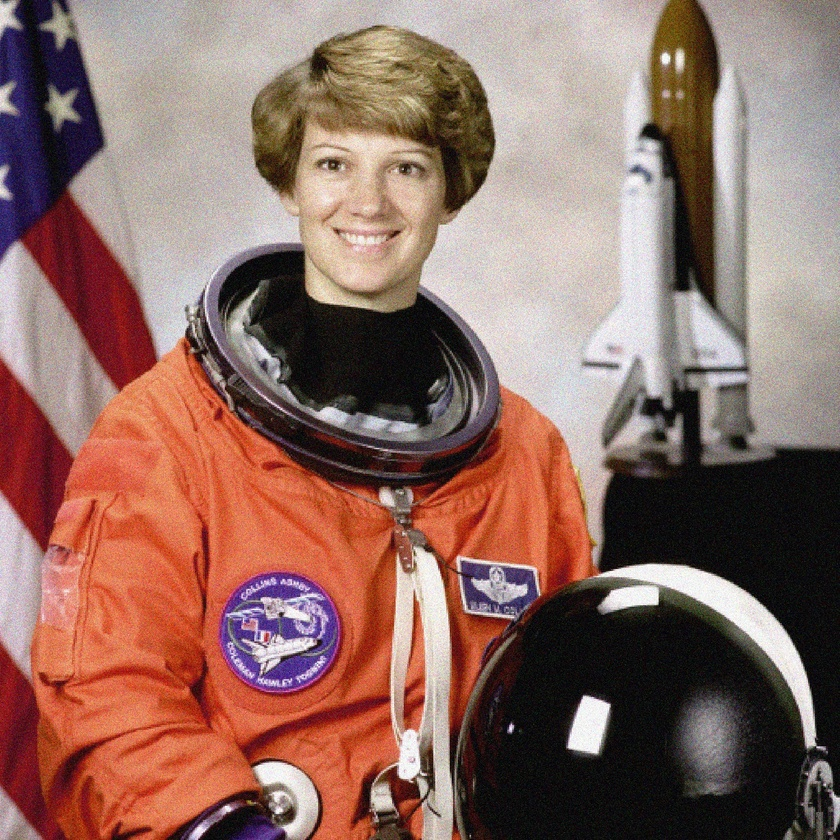
#> input picture html/rsc/src/400_OpenCV (OpenCV 파이썬 강좌)/ch_07_domain/example.jpg, 840 x 840 px, shrunk from 1737 x 1739 before the run
$ jupyter execute '118_가우시언 블러 OpenCV GaussianBlur 예제.ipynb'
#> lines starting #> are read from the running program, lines starting #| are printed output that depends on the picture
[cell 1]
import cv2, numpy as np, matplotlib.pyplot as plt

# 이미지 불러오기
image = cv2.imread('example.jpg', cv2.IMREAD_GRAYSCALE)
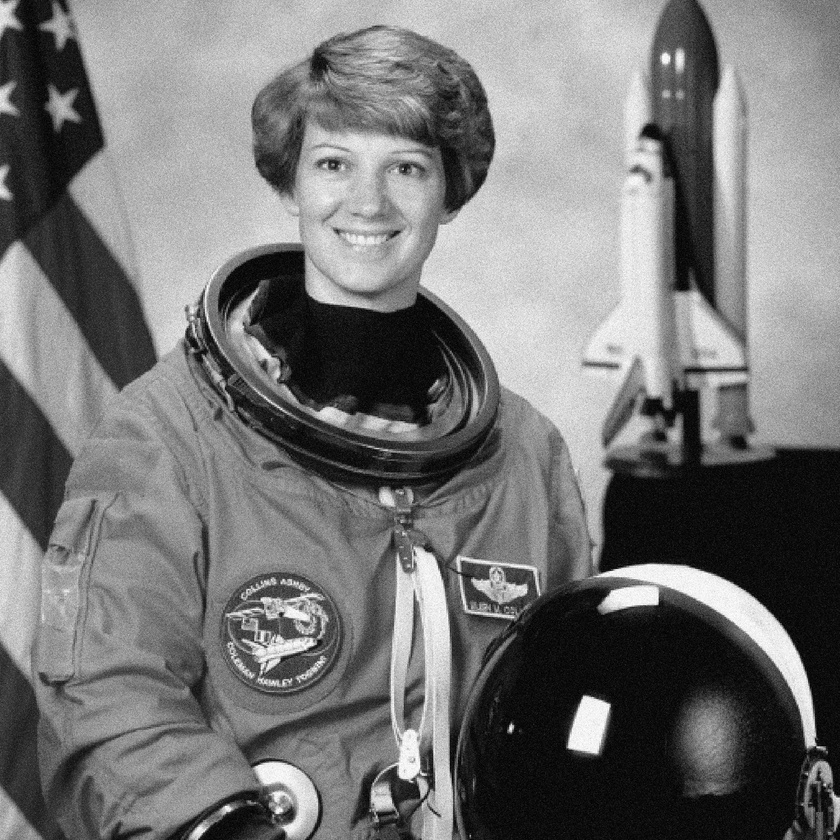
#> image: shape (840, 840); min 0, max 255, mean 117.4

# 3x3 가우시안 블러 적용
ks = kernel_size = 17  # 가우시안 커널 사이즈
sigma = ks/3  # 표준편차 결정
blurred_image = cv2.GaussianBlur(image, (ks, ks), sigma)
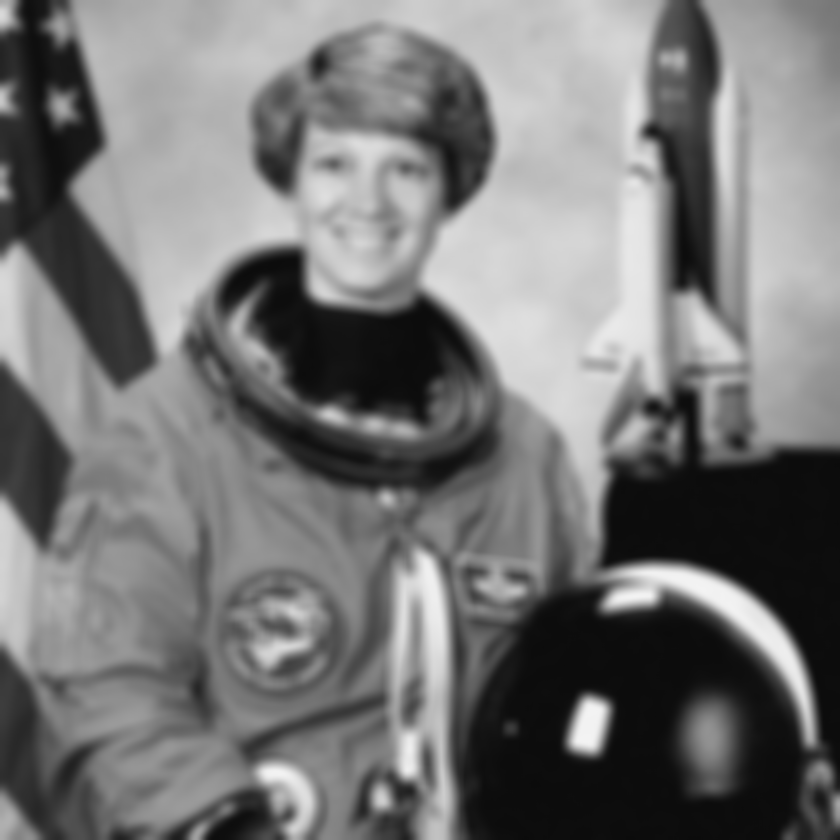
#> blurred_image: shape (840, 840); min 11, max 243, mean 117.4

# 원본 이미지와 가우시안 블러 적용된 이미지 비교 출력
plt.figure(figsize=(10, 5))

# 원본 이미지 출력
plt.subplot(1, 2, 1)
plt.imshow(image, cmap="gray")
plt.title('Original Image')
plt.axis('off')

# 가우시안 블러링된 이미지 출력
plt.subplot(1, 2, 2)
plt.imshow(blurred_image, cmap="gray")
plt.title(f'{ks}x{ks} Gaussian Blurred Image using GaussianBlur')
plt.axis('off')

plt.tight_layout()
plt.show()
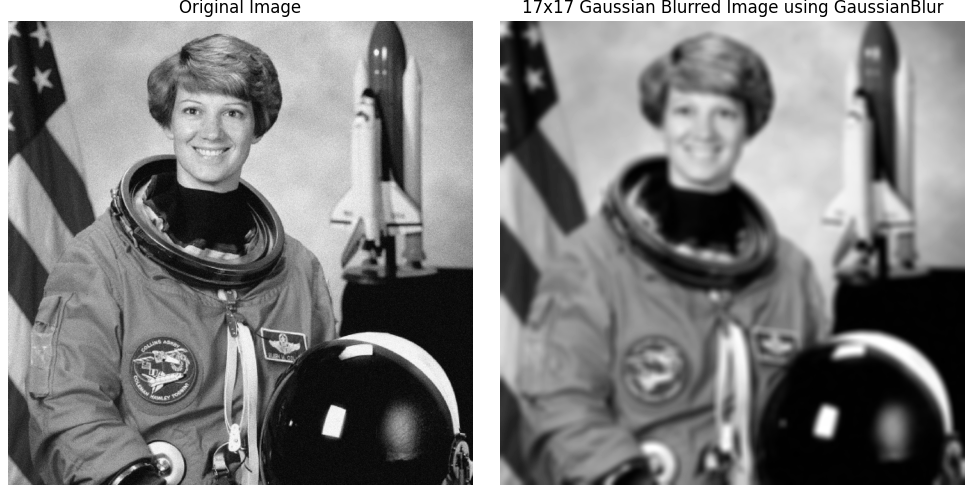
#> figure drawn by matplotlib, 2 panels

$ run again, with html/rsc/src/400_OpenCV (OpenCV 파이썬 강좌)/ch_07_domain/sharpen.jpg copied over html/rsc/src/400_OpenCV (OpenCV 파이썬 강좌)/ch_07_domain/example.jpg
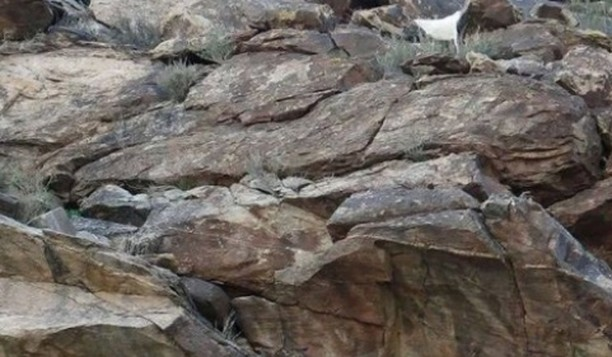
#> input picture html/rsc/src/400_OpenCV (OpenCV 파이썬 강좌)/ch_07_domain/sharpen.jpg, 612 x 357 px
#> `blurred_image = cv2.GaussianBlur(image, (ks, ks), sigma)`:
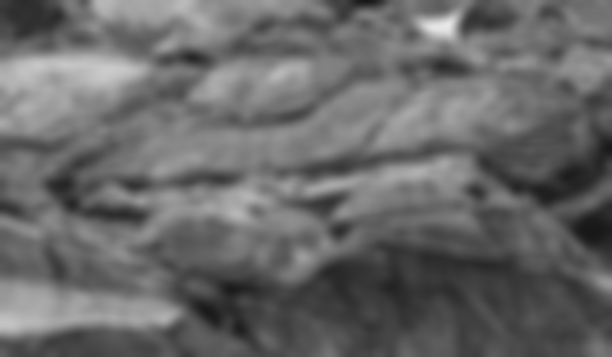
#> blurred_image: shape (357, 612); min 23, max 232, mean 104.2
#> `plt.show()`:
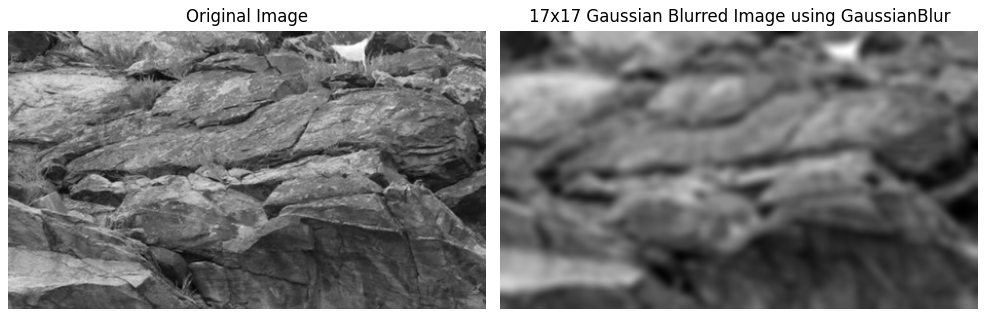
#> figure drawn by matplotlib, 2 panels
